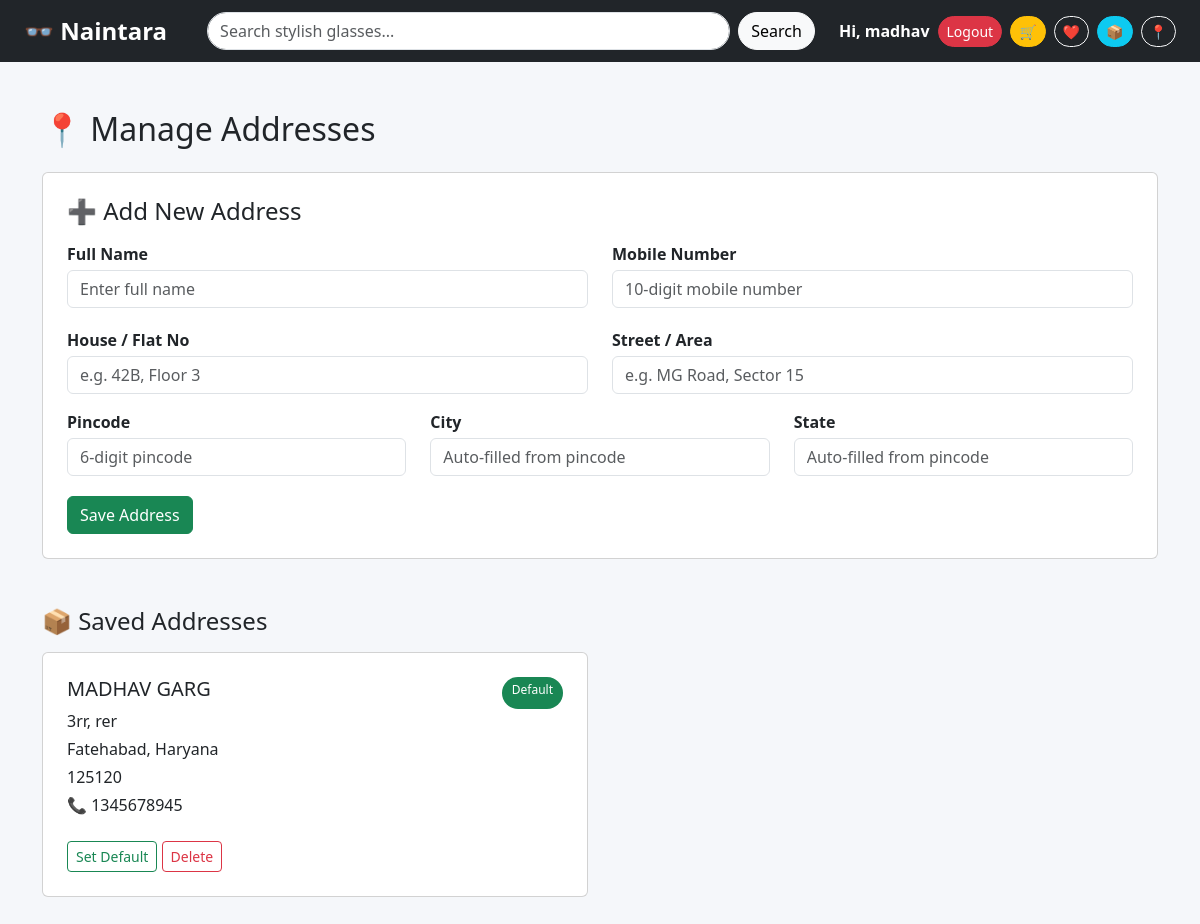
The page /addresses/ (signed in) on the database its author committed.
### products/models.py (models this page shows, shortened)
class Address(models.Model):
    user = models.ForeignKey(User, on_delete=models.CASCADE)
    full_name = models.CharField(max_length=100)
    mobile = models.CharField(max_length=10)
    house_no = models.CharField(max_length=100)
    street = models.CharField(max_length=200)
    city = models.CharField(max_length=100)
    state = models.CharField(max_length=100)
    pincode = models.CharField(max_length=6)
    is_default = models.BooleanField(default=False)

### products/views.py (the view, shortened to what this page needs)
# urls.py: path('addresses/', views.manage_addresses, name='addresses'),
def manage_addresses(request):
    if not request.user.is_authenticated:
        return redirect("/login/")
    addresses = Address.objects.filter(user=request.user)
    return render(request, "addresses.html", {"addresses": addresses})

### templates/addresses.html (shortened to what this page needs)
{% extends 'base.html' %}
{% block content %}
<div class="container py-5">
    <h2 class="mb-4">📍 Manage Addresses</h2>
    <div class="card address-card p-4 mb-5">
        <h4 class="mb-3">➕ Add New Address</h4>
        <form method="POST" id="address-form">
            <div class="row">
                <div class="col-md-6 mb-3">
                    <label class="fw-bold mb-1">Full Name</label>
                    <input type="text" name="full_name" id="full_name"
                        class="form-control" placeholder="Enter full name" required>
                </div>
                <div class="col-md-6 mb-3">
                    <label class="fw-bold mb-1">Mobile Number</label>
                    <input type="text" name="mobile" id="mobile"
                        class="form-control" placeholder="10-digit mobile number"
                        maxlength="10" required>
                </div>
                <div class="col-md-6 mb-3">
                    <label class="fw-bold mb-1">House / Flat No</label>
                    <input type="text" name="house_no"
                        class="form-control" placeholder="e.g. 42B, Floor 3" required>
                </div>
                <div class="col-md-6 mb-3">
                    <label class="fw-bold mb-1">Street / Area</label>
                    <input type="text" name="street"
                        class="form-control" placeholder="e.g. MG Road, Sector 15" required>
                </div>
                <div class="col-md-4 mb-3">
                    <label class="fw-bold mb-1">Pincode</label>
                    <input type="text" name="pincode" id="pincode"
                        class="form-control" placeholder="6-digit pincode"
                        maxlength="6" required>
                </div>
                <div class="col-md-4 mb-3">
                    <label class="fw-bold mb-1">City</label>
                    <input type="text" name="city" id="city"
                        class="form-control" placeholder="Auto-filled from pincode" required readonly>
                </div>
                <div class="col-md-4 mb-3">
                    <label class="fw-bold mb-1">State</label>
                    <input type="text" name="state" id="state"
                        class="form-control" placeholder="Auto-filled from pincode" required readonly>
                </div>
            </div>
            <button class="btn btn-success" type="submit" id="save-btn">
                Save Address
            </button>
        </form>
    </div>
    <h4 class="mb-3">📦 Saved Addresses</h4>
    <div class="row">
        {% for address in addresses %}
        <div class="col-md-6 mb-4">
            <div class="card address-card p-4 h-100">
                <div class="d-flex justify-content-between">
                    <h5>{{ address.full_name }}</h5>
                    {% if address.is_default %}
                        <span class="default-badge">Default</span>
                    {% endif %}
                </div>
                <p class="mb-1">{{ address.house_no }}, {{ address.street }}</p>
                <p class="mb-1">{{ address.city }}, {{ address.state }}</p>
                <p class="mb-1">{{ address.pincode }}</p>
                <p>📞 {{ address.mobile }}</p>
                <div class="mt-2">
                    <a href="/address/default/{{ address.id }}/" class="btn btn-outline-success btn-sm">Set Default</a>
                    <a href="/address/delete/{{ address.id }}/" class="btn btn-outline-danger btn-sm">Delete</a>
                </div>
            </div>
        </div>
        {% empty %}
        <div class="alert alert-warning">No Address Saved Yet 😢</div>
        {% endfor %}
    </div>
</div>
{% endblock %}

### templates/base.html (shortened to what this page needs)
<!DOCTYPE html>
<html>
<head>
    <link href="https://cdn.jsdelivr.net/npm/bootstrap@5.3.0/dist/css/bootstrap.min.css" rel="stylesheet">
</head>
<body>
<nav class="navbar navbar-expand-lg navbar-dark bg-dark px-4">
    <a class="navbar-brand" href="/">👓 Naintara</a>
    <form method="GET" action="/" class="d-flex mx-4 flex-grow-1">
        <input type="text" name="q" class="form-control me-2 rounded-pill" placeholder="Search stylish glasses...">
        <button class="btn btn-light rounded-pill">Search</button>
    </form>
    <div class="d-flex align-items-center gap-2">
        {% if user.is_authenticated %}
            <span class="text-white fw-bold">Hi, {{ user.username }}</span>
            <form action="/logout/" method="POST" class="m-0">
                <button class="btn btn-danger btn-sm rounded-pill">Logout</button>
            </form>
        {% else %}
            <a href="/login/" class="btn btn-light btn-sm rounded-pill">Login</a>
            <a href="/signup/" class="btn btn-success btn-sm rounded-pill">Signup</a>
        {% endif %}
        <a href="/cart/" class="btn btn-warning btn-sm rounded-pill">🛒</a>
        <a href="/wishlist/" class="btn btn-outline-light btn-sm rounded-pill">❤️</a>
        <a href="/orders/" class="btn btn-info btn-sm rounded-pill">📦</a>
        <a href="/addresses/" class="btn btn-outline-light btn-sm rounded-pill">📍</a>
    </div>
</nav>
{% block content %}{% endblock %}
</body>
</html>

### rows shown on the page
Address: full_name "MADHAV GARG", is_default "Default", house_no "3rr", street "rer", city "Fatehabad", state "Haryana", pincode "125120", mobile "1345678945"

### other values the page prints
{{ user.username }} "madhav"
